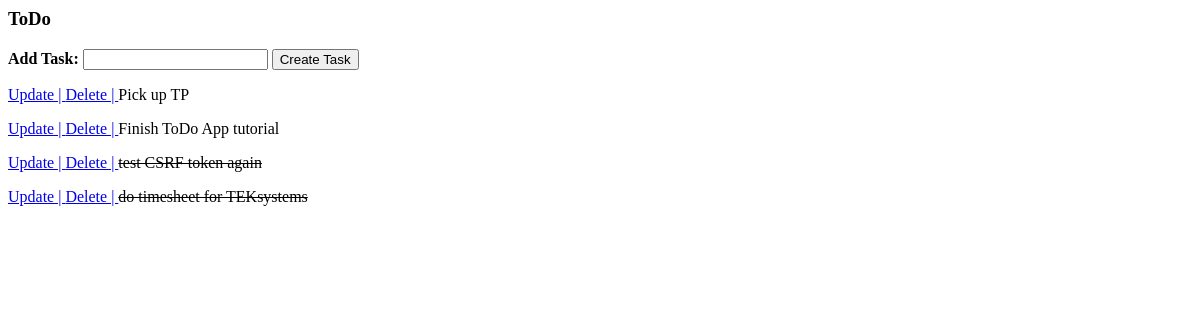
The app's page /, older data.
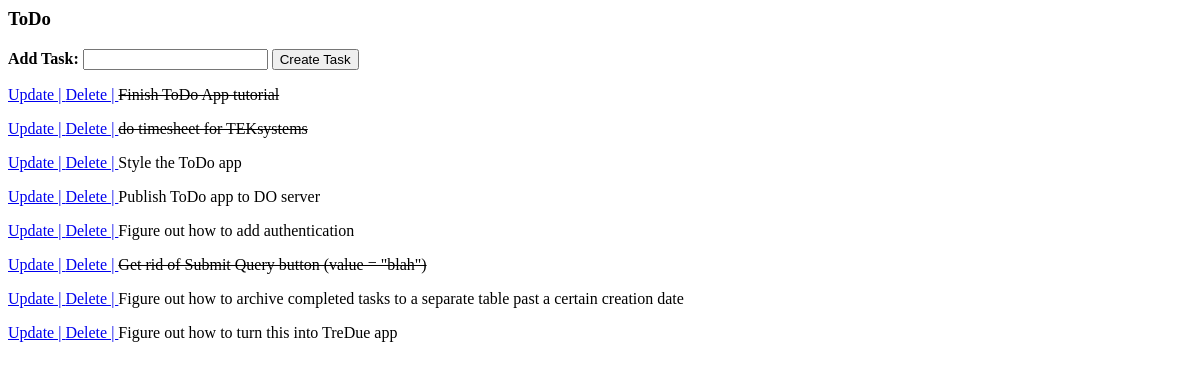
The same page, newer data.
### tasks/models.py (models this page shows)
class Task(models.Model):
    title = models.CharField(max_length=200)
    complete = models.BooleanField(default=False)
    created = models.DateTimeField(auto_now_add=True)
    def __str__(self):
        return self.title

### tasks/views.py (the view)
# urls.py: path('', views.index, name = "list"),
def index(request):
    tasks = Task.objects.all()
    form = TaskForm()#this is new - https://docs.djangoproject.com/en/3.2/topics/forms/
    if request.method == "POST":
        form = TaskForm(request.POST)
        if form.is_valid():
            form.save()
        return redirect('/')
    context = {'tasks': tasks, 'form': form} #add the form section
    return render(request, 'tasks/list.html', context)

### tasks/forms.py
class TaskForm(forms.ModelForm):
    class Meta:
        model = Task
        fields = '__all__'

### tasks/templates/tasks/list.html (shortened to what this page needs)
<h3> ToDo</h3>
<form method = "POST" action = "/">
    <p> <strong>Add Task: </strong>
    {{form.title}}
    <input type = "submit" name = "Create Task" value = "Create Task" /> </p>
</form>
{% for task in tasks %}
    <div>
        <p><a href = "{% url 'update_task' task.id %}">Update | </a>
        <a href = "{% url 'delete' task.id %}">Delete | </a>
        {% if task.complete == True  %}
        <strike>{{task}}</strike>
        {% else %}
        {{task}}</p>
        {% endif %}
    </div>
{% endfor %}

Row changes from the older to the newer data that the page shows:
removed Task: title "Pick up TP"
removed Task: title "test CSRF token again"
changed Task "Finish ToDo App tutorial": complete False → True (drawn)
added Task: title "Style the ToDo app"
added Task: title "Publish ToDo app to DO server"
added Task: title "Figure out how to add authentication"
added Task: title "Get rid of Submit Query button (value = \"blah\")"
added Task: title "Figure out how to archive completed tasks to a separate table past a certain creation date"
added Task: title "Figure out how to turn this into TreDue app"
